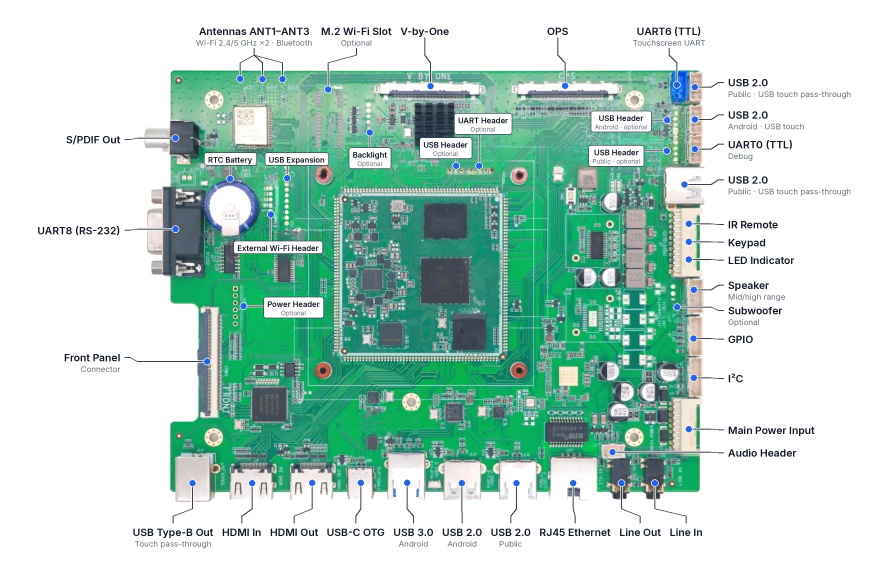
#> input picture catalog/images/rk3576-a.webp, 2666 x 1714 px (shown at 1/3 size); its folder holds only this picture in this run
$ python -i clean.py   (imports and definitions only)
#> lines starting #> are read from the running program, lines starting #| are printed output that depends on the picture; after the words box and inside, x2 and y2 are one past the last pixel; in counts of white or black regions, pixels touching at a corner belong together
"""Stage 1: remove supplier annotations, watermarks and branding from a board photo."""

import os
import urllib.request

import cv2
import numpy as np

LAMA_URL = "https://github.com/Sanster/models/releases/download/add_big_lama/big-lama.pt"
LAMA_PATH = os.path.expanduser("~/.cache/catalog-tools/big-lama.pt")
_lama = None


def fill_holes(mask):
    ff = mask.copy()
    h, w = mask.shape
    cv2.floodFill(ff, np.zeros((h + 2, w + 2), np.uint8), (0, 0), 1)
    return mask | (1 - ff)


# [28 lines left out: function remove_watermark, not called in this run]


def largest_component(mask):
    n, lab, stats, _ = cv2.connectedComponentsWithStats(mask, connectivity=8)
    if n <= 1:
        return mask
    return (lab == 1 + np.argmax(stats[1:, 4])).astype(np.uint8)


def board_mask(img, white=238):
    """Pixels belonging to the board and its connectors (not the white backdrop)."""
#> called with white = 238
    nonbg = (img.min(-1) < white).astype(np.uint8)
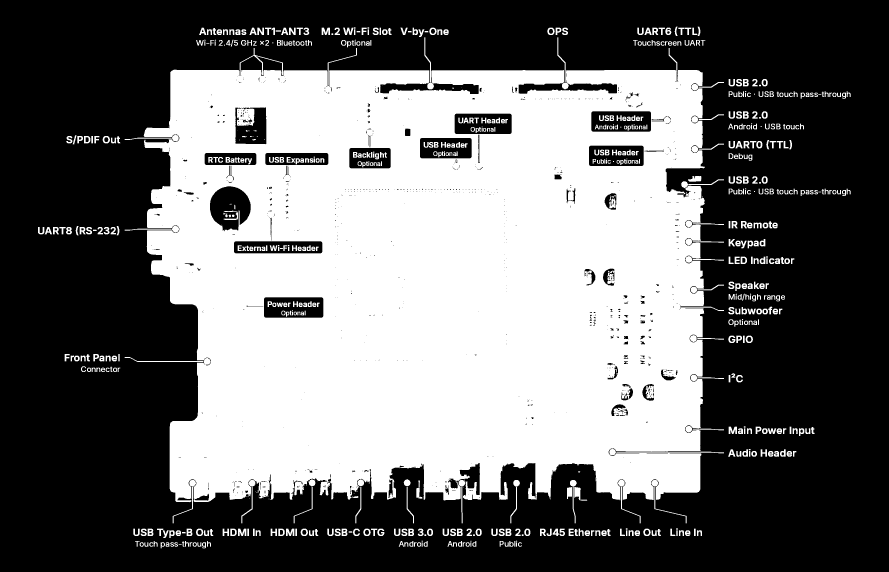
#> nonbg: shape (1714, 2666) (shown at 1/3 size); values 0 (black) and 1 (white), 42.6% white; 733 white regions (80 under 20 px), largest, box (x1, y1, x2, y2) and area: (431, 144, 2172, 1507) 1847856, (719, 144, 849, 226) 807, (374, 1071, 610, 1086) 696
    opened = cv2.morphologyEx(nonbg, cv2.MORPH_OPEN, np.ones((9, 9), np.uint8))
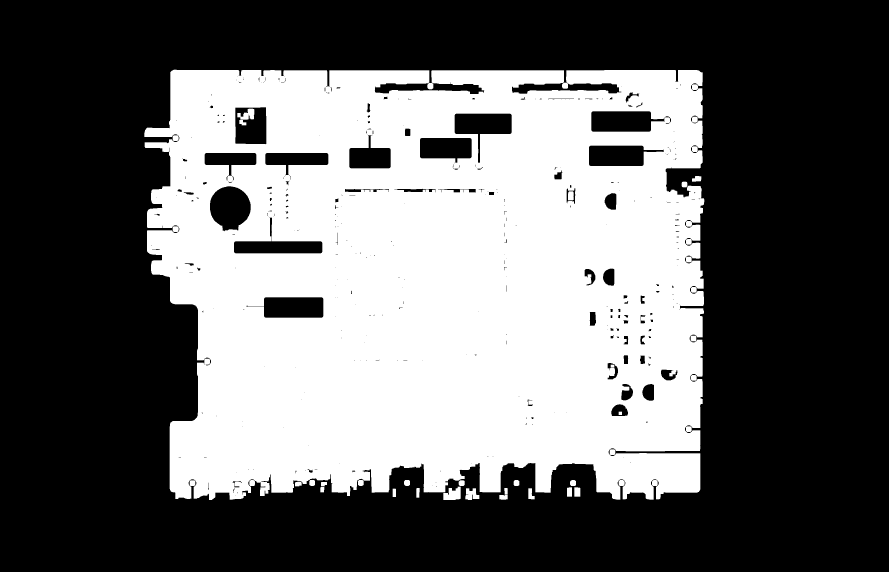
#> opened: shape (1714, 2666) (shown at 1/3 size); values 0 (black) and 1 (white), 40.1% white; 26 white regions, largest, box (x1, y1, x2, y2) and area: (433, 209, 2113, 1500) 1821493, (1330, 1460, 1382, 1500) 1527, (712, 326, 763, 359) 1046
    n, lab, stats, _ = cv2.connectedComponentsWithStats(opened)
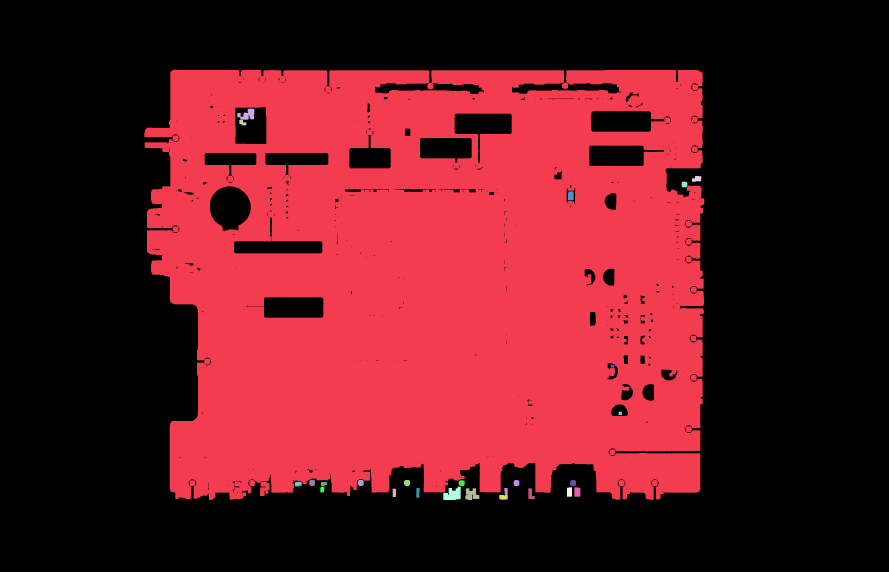
#> lab: shape (1714, 2666) int32 (shown at 1/3 size); 27 distinct labels, from 0 to 26; one colour per label, 0 black
#> n = 27; stats = 27 rows, first 6: [0, 0, 2666, 1714, 2738169], [433, 209, 1680, 1291, 1821493], [712, 326, 51, 33, 1046], [718, 360, 21, 16, 238], [2076, 528, 28, 17, 383], [2045, 545, 17, 17, 270]
    core = fill_holes((lab == 1 + np.argmax(stats[1:, 4])).astype(np.uint8))
    return largest_component(fill_holes(nonbg & cv2.dilate(core, np.ones((31, 31), np.uint8))))
#> in fill_holes (call 2), `ff = mask.copy()`:
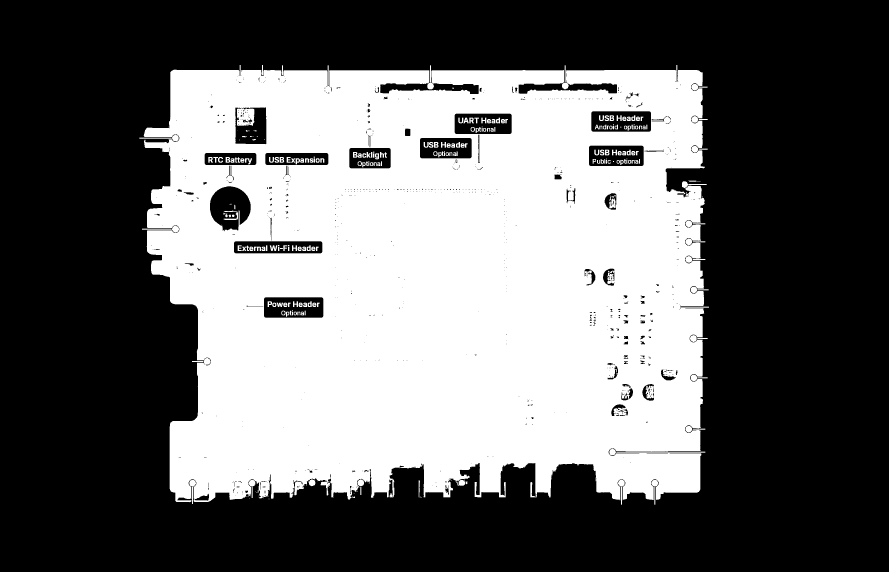
#> ff: shape (1714, 2666) (shown at 1/3 size); values 0 (black) and 1 (white), 40.8% white; 258 white regions (58 under 20 px), largest, box (x1, y1, x2, y2) and area: (431, 195, 2116, 1507) 1842811, (1828, 586, 1847, 625) 416, (671, 632, 714, 660) 347
#> in fill_holes (call 2), `cv2.floodFill(ff, np.zeros((h + 2, w + 2), np.uint8), (0, 0), 1)`:
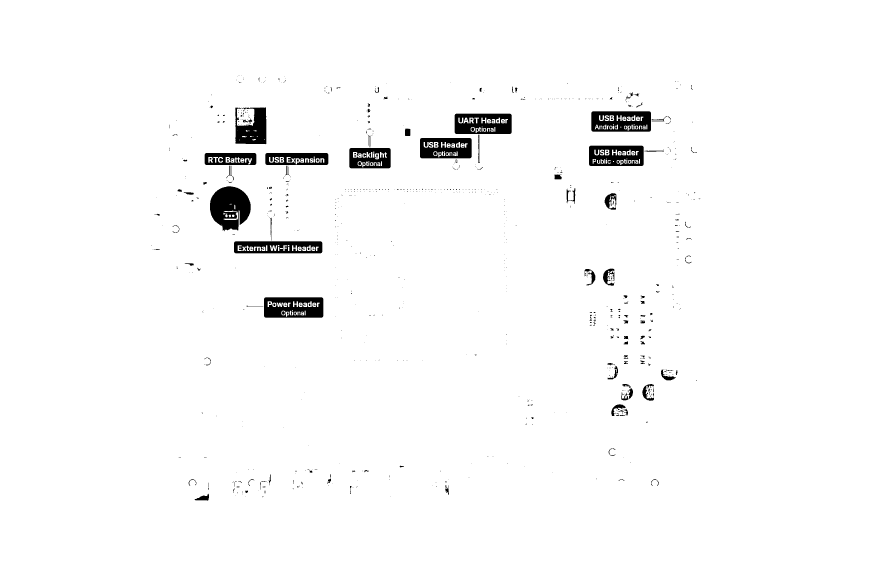
#> ff: shape (1714, 2666) (shown at 1/3 size); values 0 (black) and 1 (white), 97.8% white; 891 black regions (704 under 20 px), largest, box (x1, y1, x2, y2) and area: (630, 559, 752, 694) 11613, (792, 892, 970, 953) 8784, (1774, 334, 1953, 395) 8490
#> in largest_component, `n, lab, stats, _ = cv2.connectedComponentsWithStats(mask, connectivity..`:
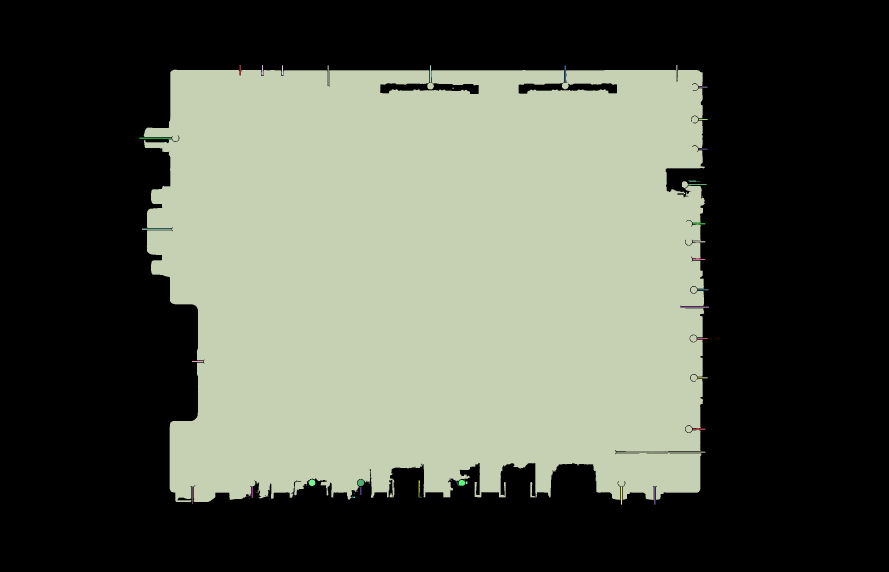
#> lab: shape (1714, 2666) int32 (shown at 1/3 size); 59 distinct labels, from 0 to 58; one colour per label, 0 black
#> in largest_component, `n, lab, stats, _ = cv2.connectedComponentsWithStats(mask, connectivity..`: n = 59; stats = 59 rows, first 6: [0, 0, 2666, 1714, 2605987], [719, 195, 3, 30, 90], [786, 195, 3, 31, 93], [431, 195, 1685, 1312, 1958971], [846, 196, 3, 30, 90], [1290, 196, 3, 51, 153]
#> in largest_component, `return (lab == 1 + np.argmax(stats[1:, 4])).astype(np.uint8)`:
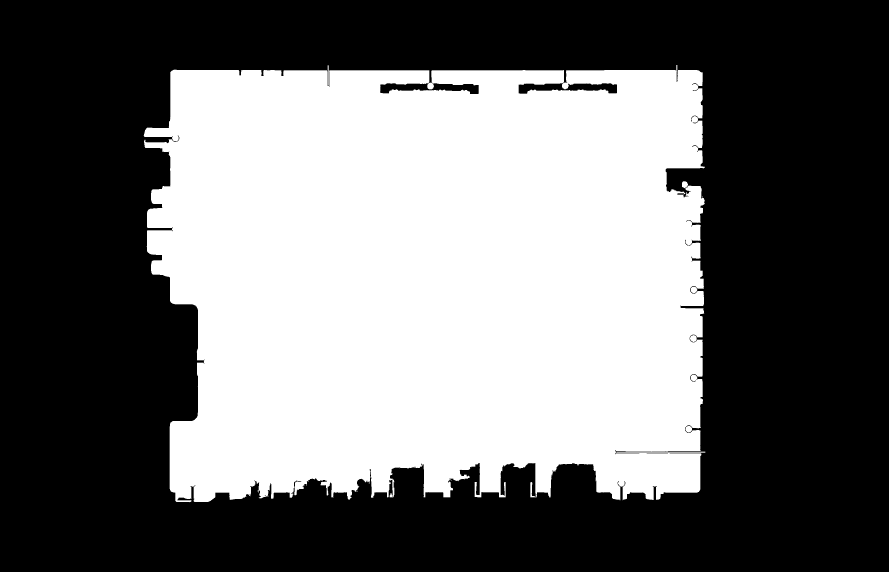
#> returned value: shape (1714, 2666) (shown at 1/3 size); values 0 (black) and 1 (white), 42.9% white; 1 white region, box (x1, y1, x2, y2) and area: (431, 195, 2116, 1507) 1958971


# [157 lines left out: functions annotation_mask, region_mask, arrow_mask, _load_lama, inpaint, clean_board, not called in this run]

>>> import cv2
>>> picture = cv2.cvtColor(cv2.imread('../images/rk3576-a.webp'), cv2.COLOR_BGR2RGB)
>>> result = board_mask(picture)

$ run again, on catalog/images/rk3588-a.webp
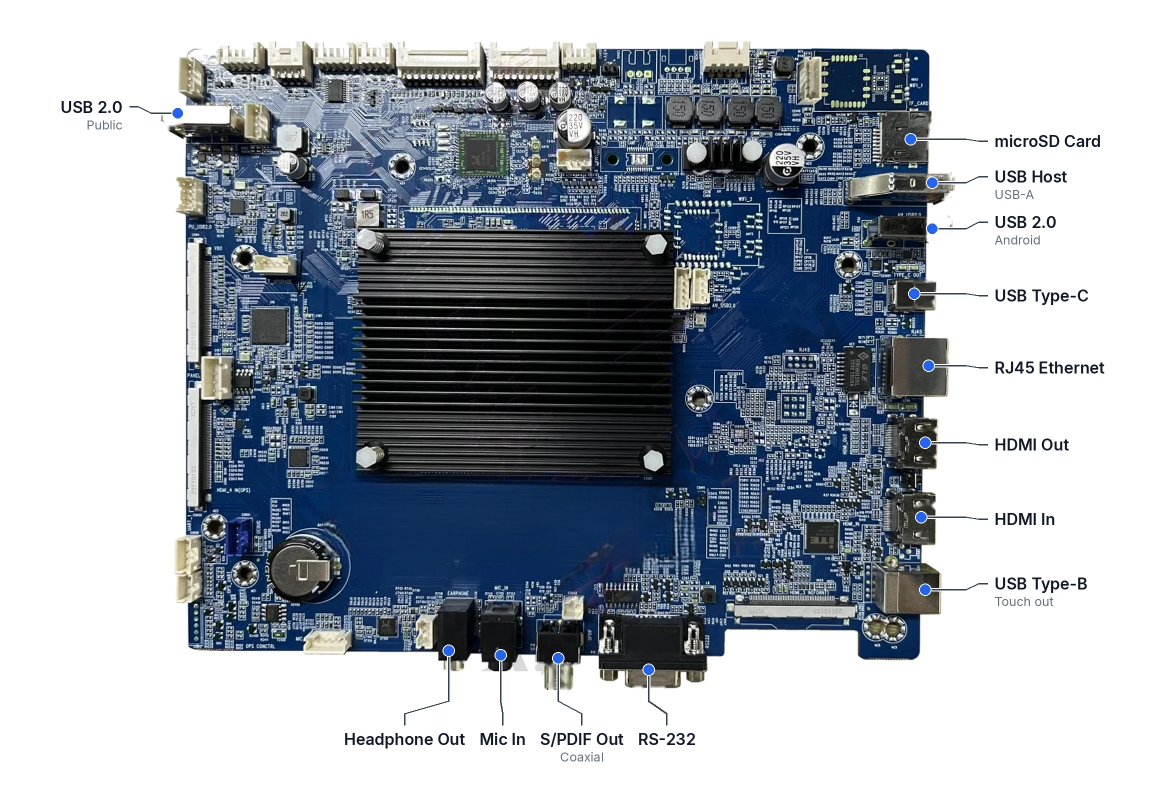
#> input picture catalog/images/rk3588-a.webp, 2330 x 1601 px (shown at 1/2 size)
#> in board_mask, `nonbg = (img.min(-1) < white).astype(np.uint8)`:
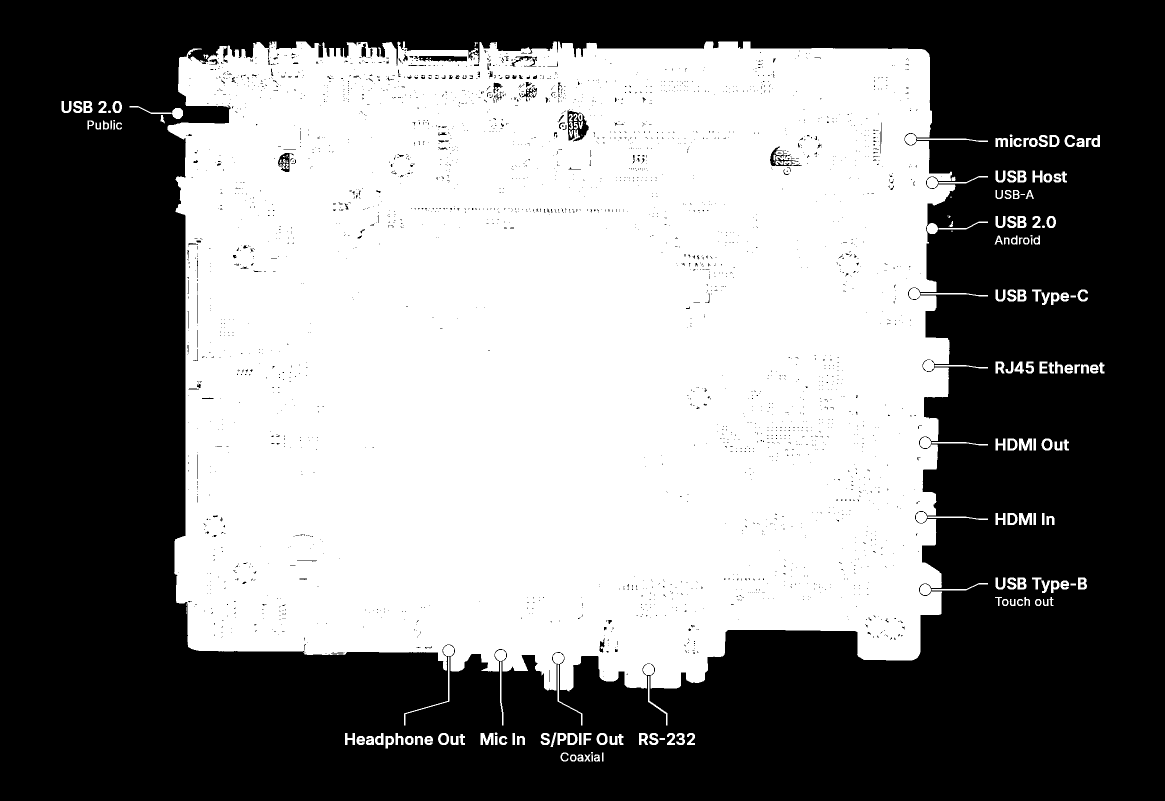
#> nonbg: shape (1601, 2330) (shown at 1/2 size); values 0 (black) and 1 (white), 49.2% white; 205 white regions (36 under 20 px), largest, box (x1, y1, x2, y2) and area: (335, 83, 1911, 1383) 1804097, (259, 212, 366, 238) 631, (808, 1314, 899, 1451) 537
#> opened: shape (1601, 2330); values 0 (black) and 1 (white), 47.6% white; 17 white regions, largest, box (x1, y1, x2, y2) and area: (336, 83, 1910, 1380) 1770260, (812, 100, 937, 113) 1513, (1872, 347, 1901, 362) 410
#> in board_mask, `n, lab, stats, _ = cv2.connectedComponentsWithStats(opened)`: n = 18; stats = 18 rows, first 6: [0, 0, 2330, 1601, 1955803], [336, 83, 1574, 1297, 1770260], [436, 97, 11, 27, 276], [745, 96, 9, 12, 108], [1049, 97, 10, 9, 90], [732, 100, 9, 15, 135]
#> in largest_component, `n, lab, stats, _ = cv2.connectedComponentsWithStats(mask, connectivity..`:
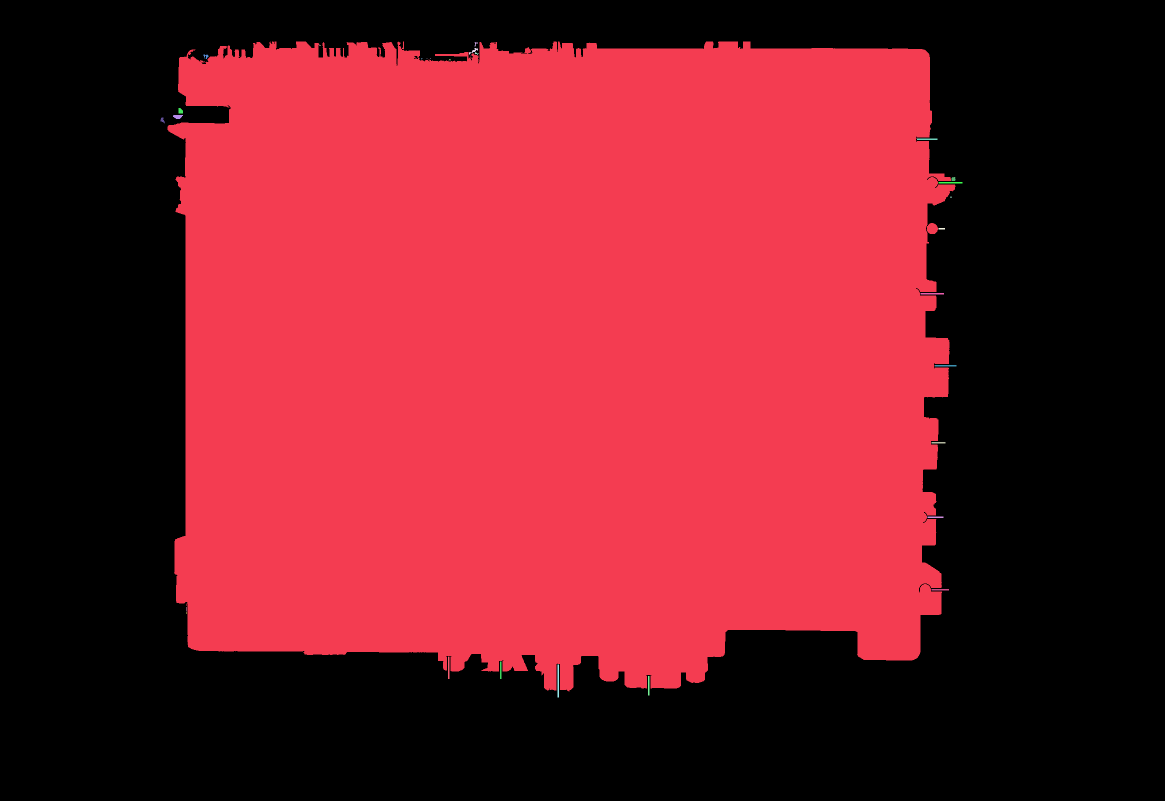
#> lab: shape (1601, 2330) int32 (shown at 1/2 size); 31 distinct labels, from 0 to 30; one colour per label, 0 black
#> in largest_component, `n, lab, stats, _ = cv2.connectedComponentsWithStats(mask, connectivity..`: n = 31; stats = 31 rows, first 6: [0, 0, 2330, 1601, 1909017], [335, 83, 1576, 1300, 1819375], [949, 84, 7, 9, 25], [639, 89, 2, 3, 5], [938, 96, 18, 14, 71], [950, 104, 7, 6, 19]

$ run again, on catalog/images/rk3576-b.webp
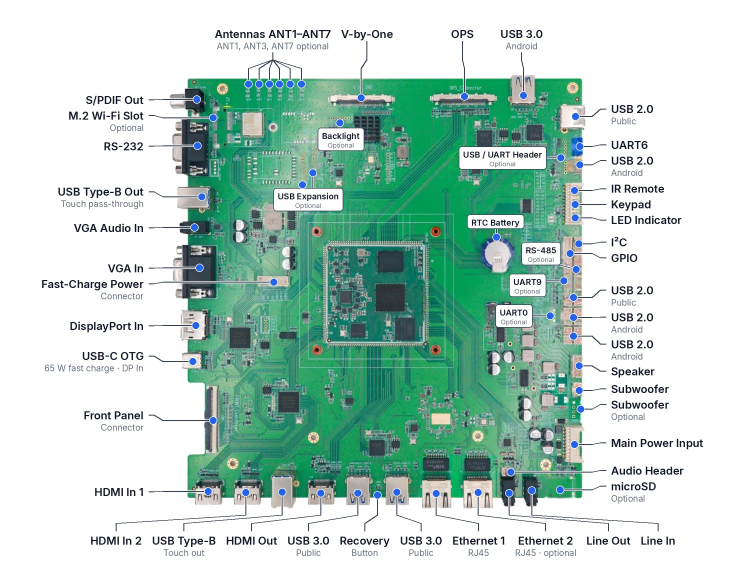
#> input picture catalog/images/rk3576-b.webp, 2234 x 1750 px (shown at 1/3 size)
#> nonbg: shape (1750, 2234); values 0 (black) and 1 (white), 39.9% white; 696 white regions (25 under 20 px), largest, box (x1, y1, x2, y2) and area: (446, 123, 1819, 1594) 1437619, (744, 157, 906, 240) 1489, (446, 845, 809, 853) 1068
#> opened: shape (1750, 2234); values 0 (black) and 1 (white), 36.5% white; 8 white regions, largest, box (x1, y1, x2, y2) and area: (510, 225, 1756, 1525) 1424705, (1729, 484, 1750, 505) 376, (568, 1074, 589, 1095) 374
#> in board_mask, `n, lab, stats, _ = cv2.connectedComponentsWithStats(opened)`: n = 9; stats = [[0, 0, 2234, 1750, 2482249], [510, 225, 1246, 1300, 1424705], [1729, 484, 21, 21, 376], [1718, 798, 20, 21, 364], [518, 813, 12, 30, 331], [568, 1074, 21, 21, 374], [1727, 1087, 21, 21, 372], [1727, 1162, 21, 20, 365], [1424, 1467, 20, 21, 364]]
#> in largest_component, `n, lab, stats, _ = cv2.connectedComponentsWithStats(mask, connectivity..`:
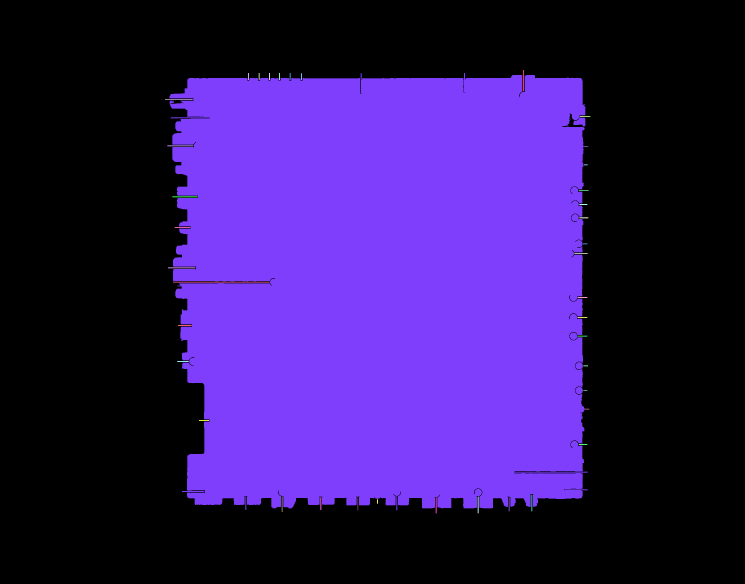
#> lab: shape (1750, 2234) int32 (shown at 1/3 size); 44 distinct labels, from 0 to 43; one colour per label, 0 black
#> in largest_component, `n, lab, stats, _ = cv2.connectedComponentsWithStats(mask, connectivity..`: n = 44; stats = 44 rows, first 6: [0, 0, 2234, 1750, 2393905], [1569, 210, 3, 64, 192], [744, 219, 3, 21, 63], [776, 219, 3, 21, 63], [807, 219, 3, 21, 63], [837, 219, 3, 21, 63]
#> in largest_component, `return (lab == 1 + np.argmax(stats[1:, 4])).astype(np.uint8)`:
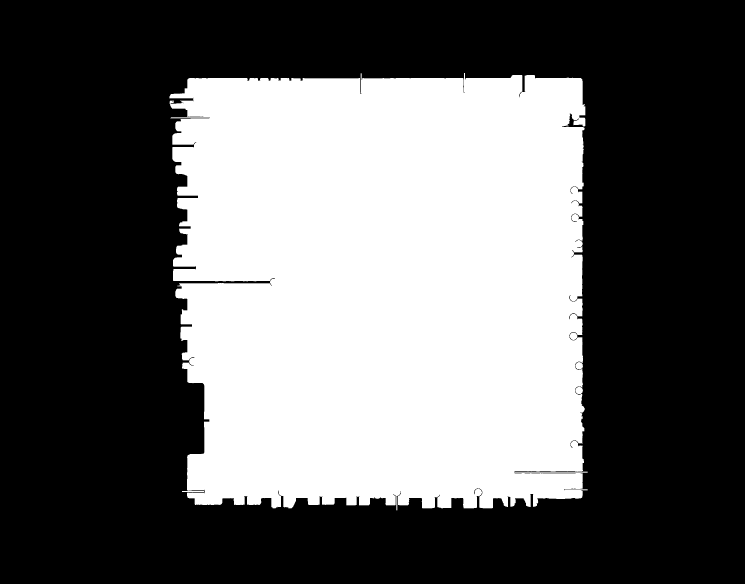
#> returned value: shape (1750, 2234) (shown at 1/3 size); values 0 (black) and 1 (white), 38.6% white; 1 white region, box (x1, y1, x2, y2) and area: (508, 219, 1763, 1531) 1510616
